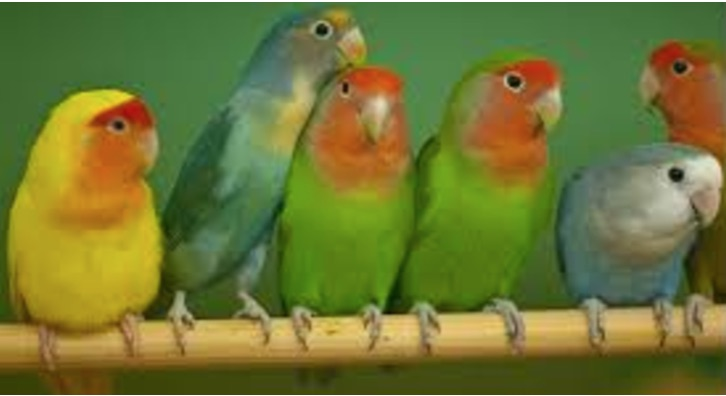
#> input picture 01_Image_Representation_Classification/1_2_Convolutional_Filters_Edge_Detection/images/birds.jpg, 726 x 396 px, found by its file name
$ jupyter execute --allow-errors '1. Fourier Transform.ipynb'   (shell and % lines are left out)
#> lines starting #> are read from the running program, lines starting #| are printed output that depends on the picture
## Fourier Transforms

The frequency components of an image can be displayed after doing a Fourier Transform (FT). An FT looks at the components of an image (edges that are high-frequency, and areas of smooth color as low-frequency), and plots the frequencies that occur as points in spectrum.

In fact, an FT treats patterns of intensity in an image as sine waves with a particular frequency, and you can look at an interesting visualization of these sine wave components [on this page](https://plus.maths.org/content/fourier-transforms-images).

In this notebook, we'll first look at a few simple image patterns to build up an idea of what image frequency components look like, and then transform a more complex image to see what it looks like in the frequency domain.

[cell 1]
import numpy as np
import matplotlib.pyplot as plt
import cv2


# Read in the images
image_stripes = cv2.imread('images/stripes.jpg')
# Change color to RGB (from BGR)
#> (the rest of this cell did not finish here and is left out)

#> (a cell that did not finish here is left out)

#> (a cell that did not finish here is left out)

Low frequencies are at the center of the frequency transform image.

The transform images for these example show that the solid image has most low-frequency components (as seen by the center bright spot).

The stripes tranform image contains low-frequencies for the areas of white and black color and high frequencies for the edges in between those colors. The stripes transform image also tells us that there is one dominating direction for these frequencies; vertical stripes are represented by a horizontal line passing through the center of the frequency transform image.

Next, let's see what this looks like applied to a real-world image.

[cell 4]
# Read in an image
image = cv2.imread('images/birds.jpg')
#> image is the input picture: shape (396, 726, 3); mean B, G, R 52.2, 118.2, 111.1
# Change color to RGB (from BGR)
image = cv2.cvtColor(image, cv2.COLOR_BGR2RGB)

# convert to grayscale
gray = cv2.cvtColor(image, cv2.COLOR_RGB2GRAY)
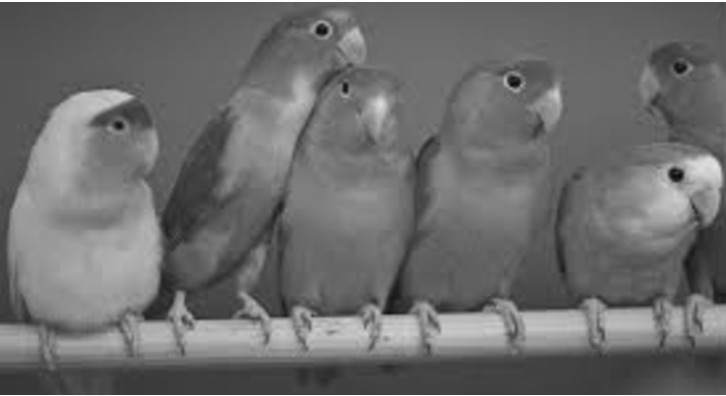
#> gray: shape (396, 726); min 8, max 255, mean 108.6
# normalize the image
norm_image = gray/255.0

#> (the rest of this cell did not finish here and is left out)


$ run again, with 01_Image_Representation_Classification/1_2_Convolutional_Filters_Edge_Detection/images/city_hall.jpg copied over 01_Image_Representation_Classification/1_2_Convolutional_Filters_Edge_Detection/images/birds.jpg
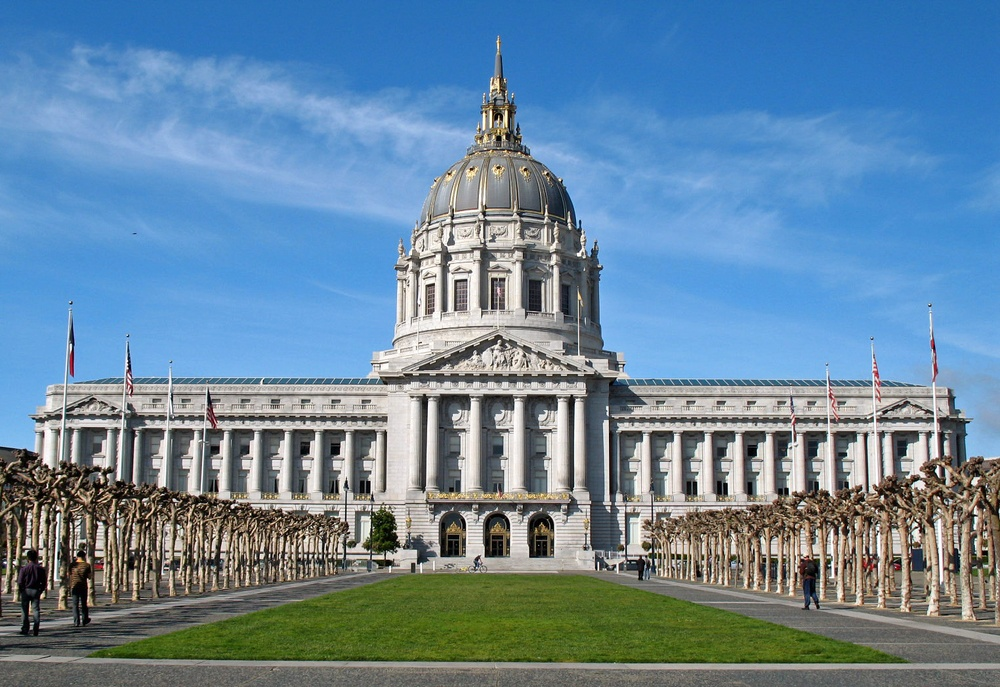
#> input picture 01_Image_Representation_Classification/1_2_Convolutional_Filters_Edge_Detection/images/city_hall.jpg, 1000 x 687 px, shrunk from 1524 x 1047 before the run, found by its file name
#> image is the input picture: shape (687, 1000, 3); mean B, G, R 158.6, 135, 104.5
#> `gray = cv2.cvtColor(image, cv2.COLOR_RGB2GRAY)`:
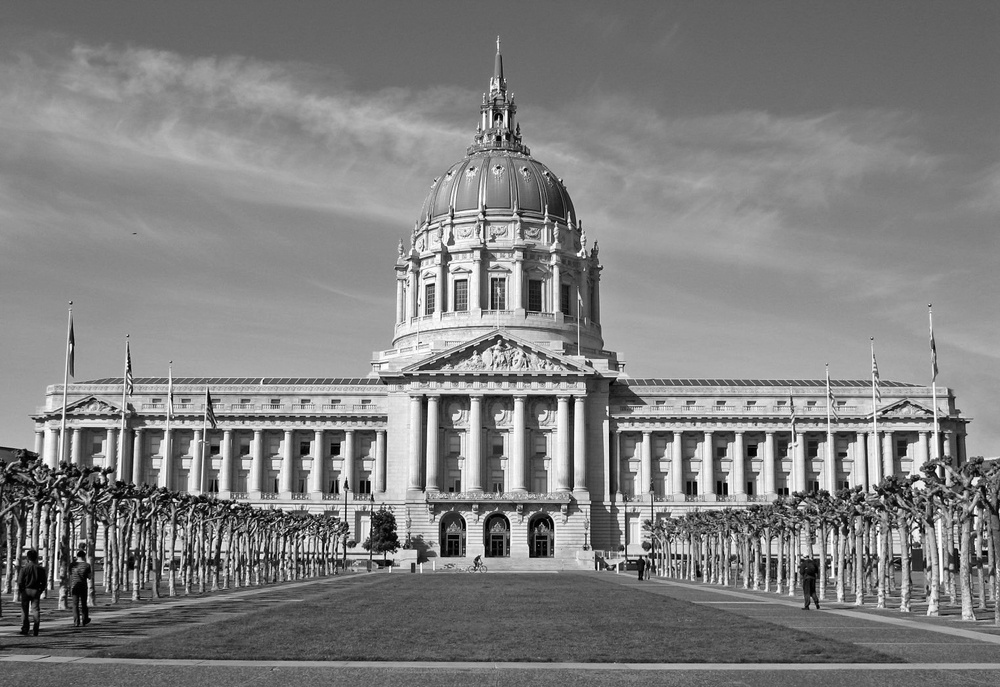
#> gray: shape (687, 1000); min 0, max 255, mean 128.6

$ run again, with 01_Image_Representation_Classification/1_2_Convolutional_Filters_Edge_Detection/images/curved_lane.jpg copied over 01_Image_Representation_Classification/1_2_Convolutional_Filters_Edge_Detection/images/birds.jpg
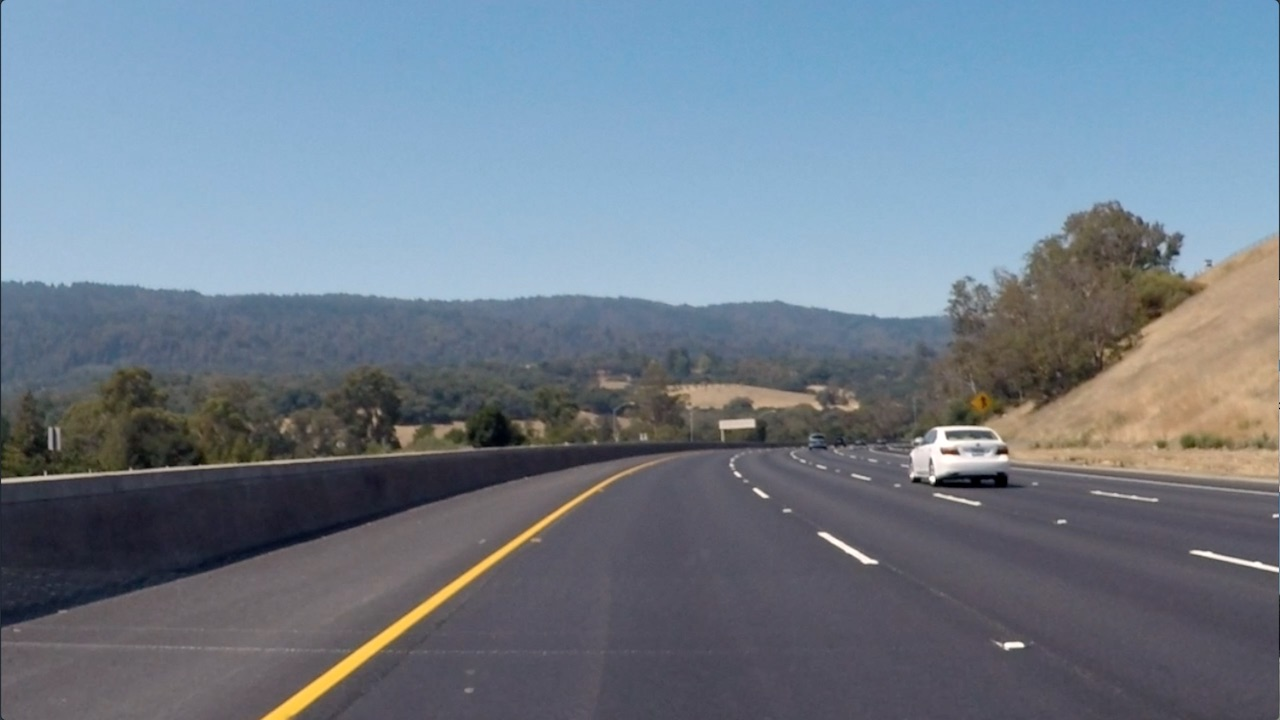
#> input picture 01_Image_Representation_Classification/1_2_Convolutional_Filters_Edge_Detection/images/curved_lane.jpg, 1280 x 720 px, found by its file name
#> image is the input picture: shape (720, 1280, 3); mean B, G, R 138.7, 125, 112.1
#> `gray = cv2.cvtColor(image, cv2.COLOR_RGB2GRAY)`:
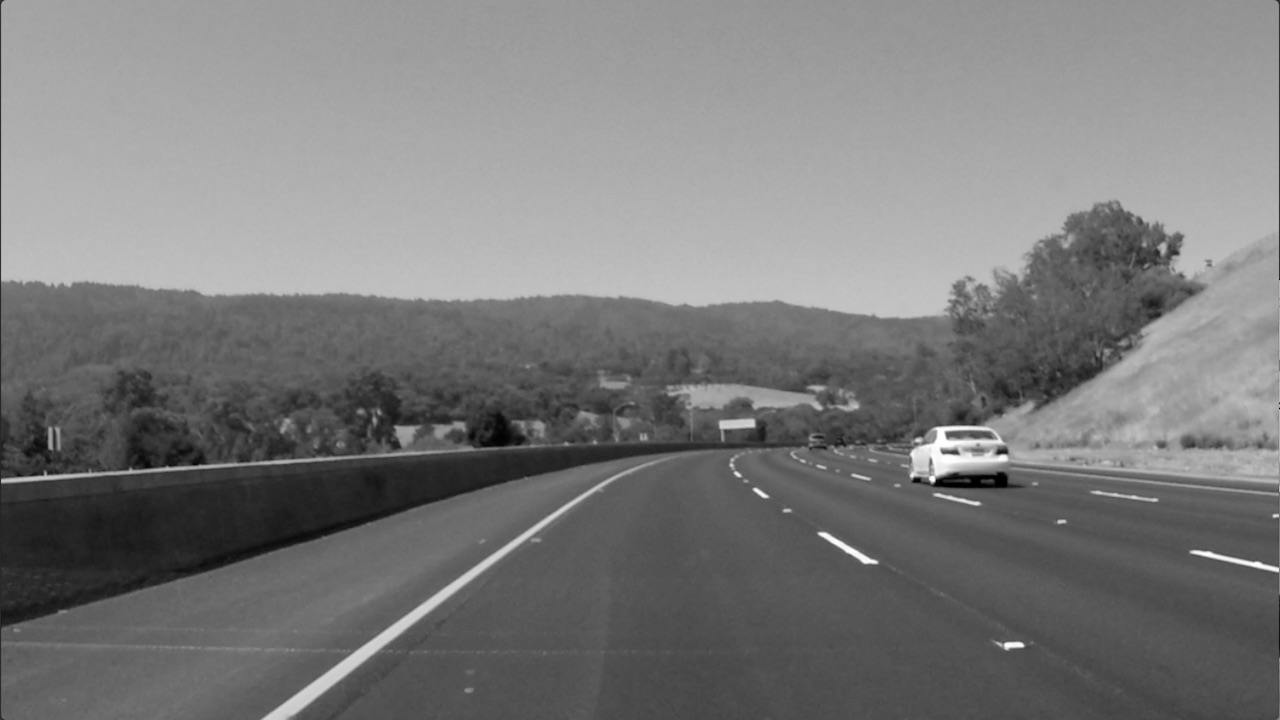
#> gray: shape (720, 1280); min 0, max 255, mean 122.7
